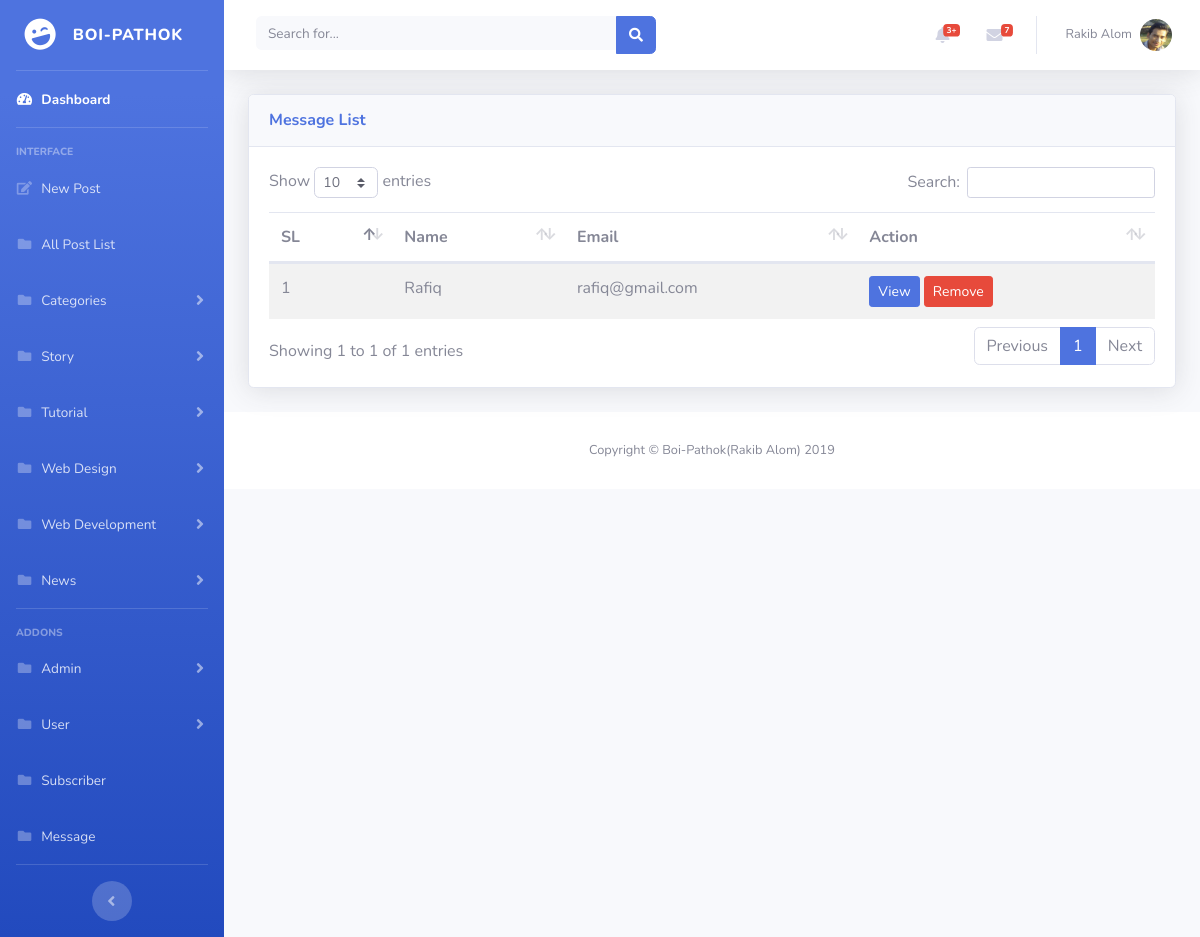
Screenshot of /adminpanel/admin/contact.php (signed in) with the database file from the repository.
### tables this page shows
CREATE TABLE `categories` (
  `cate_id` int(11) NOT NULL,
  `cate_name` varchar(50) NOT NULL,
  `cate_status` int(11) NOT NULL DEFAULT '1'
);

CREATE TABLE `contact` (
  `contact_id` int(11) NOT NULL,
  `contact_name` varchar(25) NOT NULL,
  `contact_email` varchar(50) NOT NULL,
  `contact_message` text NOT NULL
);

### adminpanel/admin/contact.php (the view, shortened to what this page needs)
<?php
	include ('../include/admin_header.php');
	include ('../include/dbcon.php');
	$count = 1;
	$sql = "SELECT * FROM contact";
	$run = mysqli_query($con,$sql);
?>
  <div id="wrapper">
        <div class="container-fluid">
          <div class="card shadow mb-4">
            <div class="card-header py-3">
              <h6 class="m-0 font-weight-bold text-primary">Message List</h6>
            </div>
            <div class="card-body">
              <div class="table-responsive">
                <table class="table table-striped" id="dataTable" width="100%" cellspacing="0">
                 	<thead>
	                    <tr>
	                      	<th>SL</th>
	                      	<th>Name</th>
	                      	<th>Email</th>
	                      	<th>Action</th>
	                    </tr>
                 	</thead>
                 	<?php while($result = mysqli_fetch_assoc($run)) { ?>
                 	<tbody>
                 			<td><?php echo $count++; ?></td>
                 			<td><?php echo $result['contact_name']; ?></td>
                 			<td><?php echo $result['contact_email']; ?></td>
                 			<td>
                 				<form action="" method="POST">
                 					<a class="btn btn-sm btn-primary" href="contact_single.php?message=<?php echo $result['contact_id']; ?>">View</a>
                 					<button class="btn btn-danger btn-sm" name="remove">Remove</button>
                 				</form>
                 			</td>
                 	</tbody>
                 	<?php } ?>
                </table>
              </div>
            </div>
          </div>
        </div>
      </div>
			<?php
	include ('../include/admin_footer.php');
?>

### adminpanel/include/admin_header.php (shortened to what this page needs)
<?php
    include ('dbcon.php');
    $email = $_SESSION['email'];
    $sql11 = "SELECT * FROM admin WHERE admin_email = '$email'";
    $run11 = mysqli_query($con,$sql11);
    $result11 = mysqli_fetch_assoc($run11);
 ?>
<!DOCTYPE html>
<html lang="en">
<head>
  <link href="../vendor/fontawesome-free/css/all.min.css" rel="stylesheet" type="text/css">
  <link href="../css/sb-admin-2.css" rel="stylesheet">
  <link href="../vendor/datatables/dataTables.bootstrap4.min.css" rel="stylesheet">
</head>
<body id="page-top">
  <div id="wrapper">
    <ul class="navbar-nav bg-gradient-primary sidebar sidebar-dark accordion" id="accordionSidebar">
      <a class="sidebar-brand d-flex align-items-center justify-content-center" href="index.php">
        <div class="sidebar-brand-icon rotate-n-15">
          <i class="fas fa-laugh-wink"></i>
        </div>
        <div class="sidebar-brand-text mx-3">Boi-Pathok</div>
      </a>
      <hr class="sidebar-divider my-0">
      <li class="nav-item active">
        <a class="nav-link" href="../admin/index.php">
          <i class="fas fa-fw fa-tachometer-alt"></i>
          <span>Dashboard</span></a>
      </li>
      <hr class="sidebar-divider">
      <div class="sidebar-heading">
        Interface
      </div>
      <li class="nav-item">
        <a class="nav-link" href="../admin/post.php">
          <i class="fas fa-fw fa-edit"></i>
          <span>New Post</span></a>
      </li>
      <li class="nav-item">
        <a class="nav-link" href="../admin/post_list.php">
          <i class="fas fa-fw fa-folder"></i>
          <span>All Post List</span></a>
      </li>
      <li class="nav-item">
        <a class="nav-link collapsed" href="#" data-toggle="collapse" data-target="#categoriesNav" aria-expanded="true" aria-controls="collapsePages">
          <i class="fas fa-fw fa-folder"></i>
          <span>Categories</span>
        </a>
      </li>
    <?php
      include ('dbcon.php');
      $sql = "SELECT * FROM categories WHERE cate_status = '1'";
      $run = mysqli_query($con,$sql);
      while($result = mysqli_fetch_assoc($run)) {
     ?>
      <li class="nav-item" value="<?php echo $result['cate_id']; ?>">
        <a class="nav-link collapsed" href="#" data-toggle="collapse" data-target="#navID<?php echo $result['cate_id']; ?>" aria-expanded="true" aria-controls="collapsePages">
          <i class="fas fa-fw fa-folder"></i>
          <span><?php echo $result['cate_name']; ?></span>
        </a>
      </li>
    <?php } ?>
      <hr class="sidebar-divider">
      <div class="sidebar-heading">
        Addons
      </div>
      <li class="nav-item">
        <a class="nav-link collapsed" href="#" data-toggle="collapse" data-target="#adminNav" aria-expanded="true" aria-controls="collapsePages">
          <i class="fas fa-fw fa-folder"></i>
          <span>Admin</span>
        </a>
      </li>
      <li class="nav-item">
        <a class="nav-link collapsed" href="#" data-toggle="collapse" data-target="#userNav" aria-expanded="true" aria-controls="collapsePages">
          <i class="fas fa-fw fa-folder"></i>
          <span>User</span>
        </a>
      </li>
      <li class="nav-item">
        <a class="nav-link" href="../admin/subscribe.php">
          <i class="fas fa-fw fa-folder"></i>
          <span>Subscriber</span></a>
      </li>
      <li class="nav-item">
        <a class="nav-link" href="../admin/contact.php">
          <i class="fas fa-fw fa-folder"></i>
          <span>Message</span></a>
      </li>
      <hr class="sidebar-divider d-none d-md-block">
      <div class="text-center d-none d-md-inline">
        <button class="rounded-circle border-0" id="sidebarToggle"></button>
      </div>
    </ul>
    <div id="content-wrapper" class="d-flex flex-column">
      <div id="content">
        <nav class="navbar navbar-expand navbar-light bg-white topbar mb-4 static-top shadow">
          <form class="d-none d-sm-inline-block form-inline mr-auto ml-md-3 my-2 my-md-0 mw-100 navbar-search">
            <div class="input-group">
              <input type="text" class="form-control bg-light border-0 small" placeholder="Search for..." aria-label="Search" aria-describedby="basic-addon2">
              <div class="input-group-append">
                <button class="btn btn-primary" type="button">
                  <i class="fas fa-search fa-sm"></i>
                </button>
              </div>
            </div>
          </form>
          <ul class="navbar-nav ml-auto">
            <li class="nav-item dropdown no-arrow mx-1">
              <a class="nav-link dropdown-toggle" href="#" id="alertsDropdown" role="button" data-toggle="dropdown" aria-haspopup="true" aria-expanded="false">
                <i class="fas fa-bell fa-fw"></i>
                <span class="badge badge-danger badge-counter">3+</span>
              </a>
            </li>
            <li class="nav-item dropdown no-arrow mx-1">
              <a class="nav-link dropdown-toggle" href="#" id="messagesDropdown" role="button" data-toggle="dropdown" aria-haspopup="true" aria-expanded="false">
                <i class="fas fa-envelope fa-fw"></i>
                <span class="badge badge-danger badge-counter">7</span>
              </a>
            </li>
            <li class="nav-item dropdown no-arrow">
              <a class="nav-link dropdown-toggle" href="#" id="userDropdown" role="button" data-toggle="dropdown" aria-haspopup="true" aria-expanded="false">
                <span class="mr-2 d-none d-lg-inline text-gray-600 small"><?php echo $result11['admin_name']; ?></span>
                <img class="img-profile rounded-circle" src="../img/admin/<?php echo $result11['admin_image']; ?>">
              </a>
            </li>
          </ul>
        </nav>

### rows the page displays
categories: $result['cate_id'] 8 (drawn), cate_name "Story"
categories: $result['cate_id'] 9 (drawn), cate_name "Tutorial"
categories: $result['cate_id'] 10 (drawn), cate_name "Web Design"
categories: $result['cate_id'] 11 (drawn), cate_name "Web Development"
categories: $result['cate_id'] 12 (drawn), cate_name "News"
contact: contact_name "Rafiq", contact_email "rafiq@gmail.com"

### other values shown
$result11['admin_name'] "Rakib Alom"
